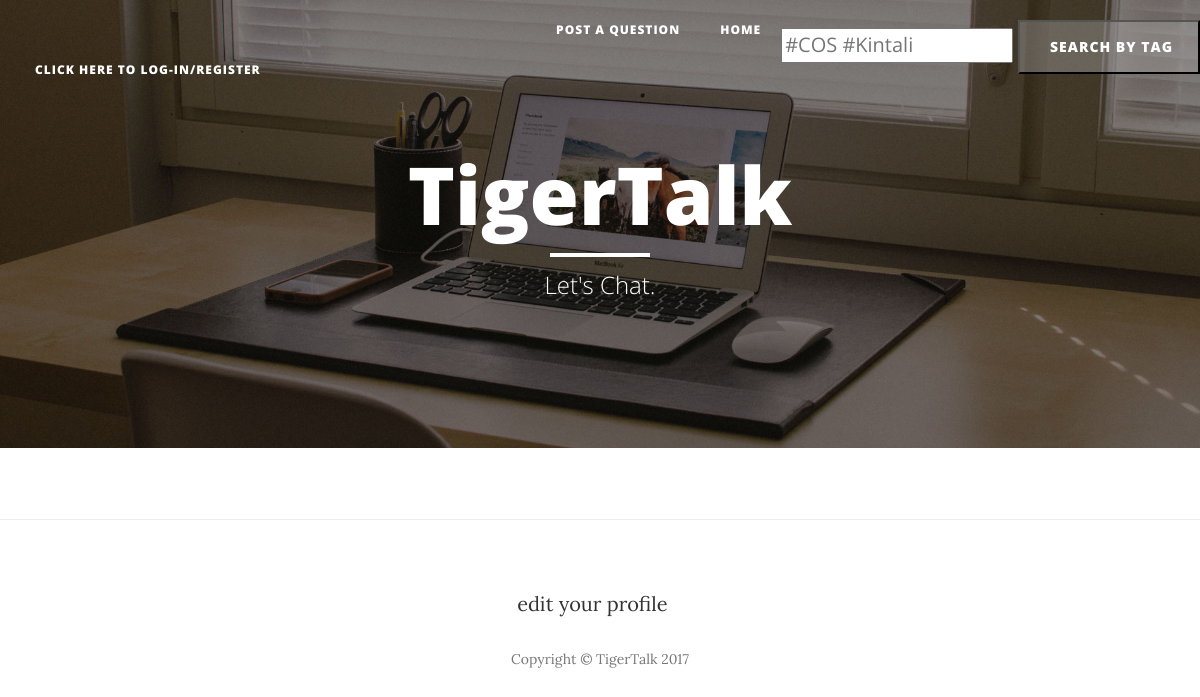
The page /blog/#ridiculous/ on the database as committed earlier.
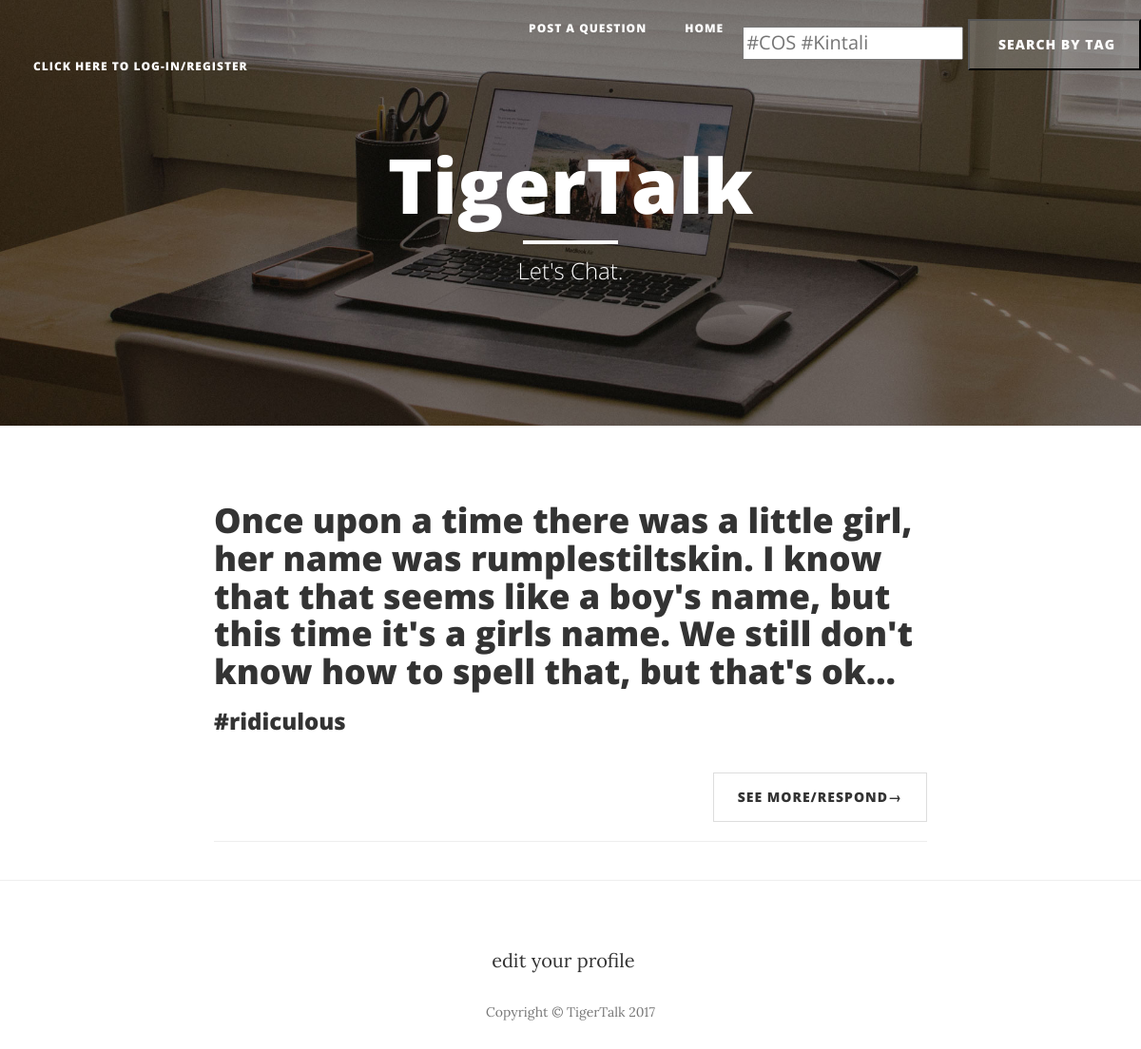
The same page on the database as committed later.
### blog/models.py (models this page shows, shortened)
class Question(models.Model):
    blocked_by = models.OneToOneField(User, blank=True, null=True)
    text = models.TextField()
    created_at = models.DateTimeField()
    blockedOrNot = models.BooleanField(default = False)
    inappropriateCount = models.IntegerField(
        default=0,
        verbose_name= "Inappropriate")
    inappropriateId = models.ManyToManyField(User, related_name = 'flagged_questions')
    objects = managers.QuestionManager()
    class Meta:
        verbose_name = "Question"
        verbose_name_plural = "Questions"
    def top_answers(self):
        return self.answers.order_by('-helpfulCount')

class Tag(models.Model):
    questions = models.ManyToManyField(Question, related_name = 'tags')
    text = models.CharField(max_length = 30)
    objects = managers.TagManager()
    class Meta:
        verbose_name = "Tag"
        verbose_name_plural = "Tags"
        ordering = ("text",)

### blog/views.py (the view)
# urls.py: url(r'^(?P<tag_text>.+)/$', views.filtertag, name='filtertag'),
def filtertag(request, tag_text):
	txt = tag_text
	print(txt)
	latest_question_list = Question.objects.order_by('-created_at')
	allowed_question_list = []
	for q in latest_question_list:
		print(q.text)
		allowed = True
		if not q.tags.filter(text__iregex = txt):
				allowed = False
		if allowed:
			allowed_question_list.append(q)
	template = loader.get_template('blog/index.html')
	context = {
		'questions' : allowed_question_list,
		'expanded_question_list' : [],
		'response_question_list' : [],
		'user': request.user,
		'flagged_question_list': [],
		'expanded_answers': [],
		'cur_page': 1,
		'helpful_responses_list': [],
		'inapp_responses_list': [],
	}
	return HttpResponse(template.render(context, request))

### blog/templates/blog/index.html (shortened to what this page needs)
{% load staticfiles %}
<!DOCTYPE html>
<html lang="en">
<head>
    <link href="{% static 'vendor/bootstrap/css/bootstrap.min.css' %}" rel="stylesheet">
    <link href="{% static 'css/clean-blog.css' %}" rel="stylesheet">
    <link href="{% static 'vendor/font-awesome/css/font-awesome.mincss' %}" rel="stylesheet" type="text/css">
</head>
<body>
    <nav class="navbar navbar-default navbar-custom navbar-fixed-top">
        <div class="container-fluid">
            <div class="collapse navbar-collapse" id="bs-example-navbar-collapse-1">
                <ul class="nav navbar-nav navbar-left">
                <li>
                    <a href="index.html">
                    {% if user.is_authenticated %}
                        Currently logged in as {{user.profile.handle}}. </a>
                        <li>
                        <a href="/accounts/logout">Log out</a>
                        </li>
                    {% else %}
                    <a href="{% url 'blog:loginpage' %}">Click here to Log-in/Register</a>
                    {% endif %}
                    </li>
                </ul>
                <ul class="nav navbar-nav navbar-right">
                    <li>
                        <a href="{% url 'blog:postaq' %}">Post a question</a>
                    </li>
                    <li>
                        <a href="{% url 'blog:index' %}">Home</a>
                    </li>
                    <li>
                          <form action="{% url 'blog:filter' %}" method="get">
                            <input type="text" name="tags" placeholder="#COS #Kintali" value="">
                            <input type="submit" value=" Search by tag">
                        </form>
                    </li>
                </ul>
            </div>
        </div>
    </nav>
    <header class="intro-header" style="background-image: url('{% static "img/home-bg.jpg"%}')">
        <div class="container">
            <div class="row">
                <div class="col-lg-8 col-lg-offset-2 col-md-10 col-md-offset-1">
                    <div class="site-heading">
                        <h1>TigerTalk</h1>
                        <hr class="small">
                        <span class="subheading">Let's Chat.</span>
                    </div>
                </div>
            </div>
        </div>
    </header>
    {% load el_pagination_tags %}
    <div class="container">
        <div class="row">
            <div class="col-lg-8 col-lg-offset-2 col-md-10 col-md-offset-1">
                {% for question in questions %}
                <div class="post-preview">
                    <a href="{% url 'blog:questions' question.id %}">
                        <h2 class="post-title">
                            {{ question.text|truncatechars:200 }}
                        </h2>
                    </a>
                    <h3 class="post-subtitle">
                    {% for tag in question.tags.all %}
                        <a href="{% url 'blog:filtertag' tag.text %}">
                           {{tag.text}}
                        </a>
                    {% endfor %}
                    </h3>
                    </div>
                <ul class="pager">
                    <li class="next">
                        <a href="{% url 'blog:questions' question.id %}">See more/Respond&rarr;</a>
                    </li>
                </ul>
                <hr>
                {% endfor %}
            </div>
        </div>
    </div>
    <hr>
    <footer>
        <div class="container">
            <div class="row">
                <div class="col-lg-8 col-lg-offset-2 col-md-10 col-md-offset-1">
                    <ul class="list-inline text-center">
                        <li>
                            <a href="{% url 'blog:editprofile' %}">
                              edit your profile
                            </a>
                        </li>
                    </ul>
                    <p class="copyright text-muted">Copyright &copy; TigerTalk 2017</p>
                </div>
            </div>
        </div>
    </footer>
</body>
</html>

Rows that differ between the two databases and show on the page:
added Question: text "Once upon a time there was a little girl, her name was rumplestiltskin. I know that that seems like a boy's name, but this time it's a girls name. We still don't know how to spell that, but that's ok…"
added Tag: text "#ridiculous"
